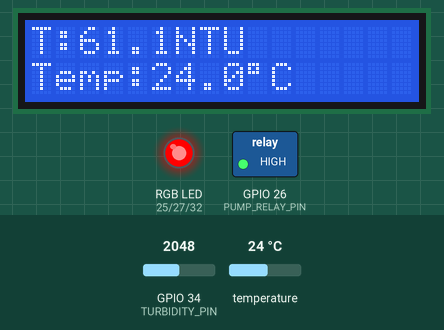
Recording of a sketch running on a simulated ESP32. On the bench: 16×2 character LCD, switched loads named in the sketch (green lamp = pin HIGH), an RGB LED mixed from three pins (HIGH = lit). Inputs (shaded band) come from the test bench; at power-on: GPIO 34 (TURBIDITY_PIN) = 2048, temperature 24 °C. No radio packets arrive unless stated; what the sketch prints to the serial monitor is not drawn.

Above: at 6.4 s.
6.5 s: GPIO 34 (TURBIDITY_PIN) set to 2587
At 11.4 s:
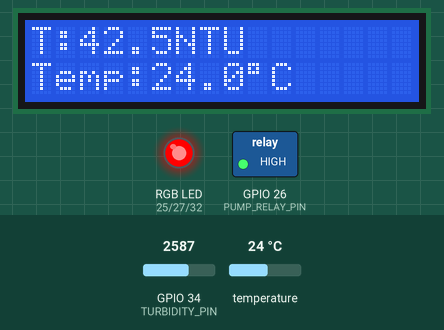
12.3 s: GPIO 34 (TURBIDITY_PIN) set to 2715
At 16.4 s:
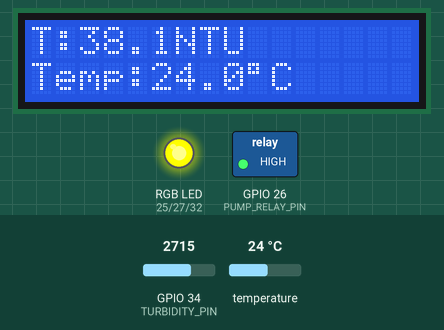
17.3 s: temperature set to 12 °C
At 21.4 s:
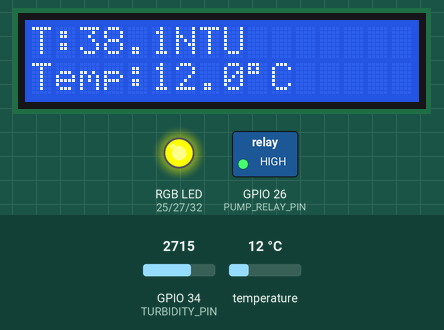
22.3 s: GPIO 34 (TURBIDITY_PIN) set to 3192
At 26.4 s:
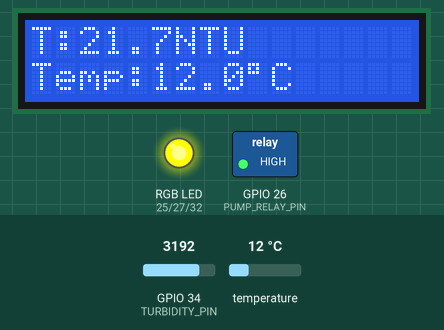
27.3 s: GPIO 34 (TURBIDITY_PIN) set to 3309
At 31.4 s:
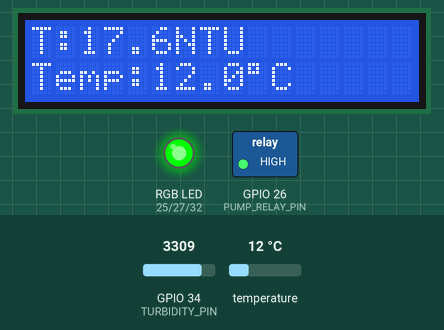
32.3 s: temperature set to 19 °C
At 36.4 s:
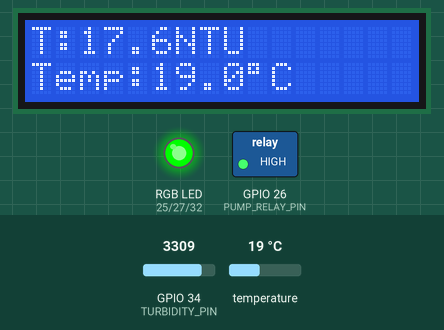
Timing chart, 0 to 37.9 s (numbered marks = the images above; inputs shaded):
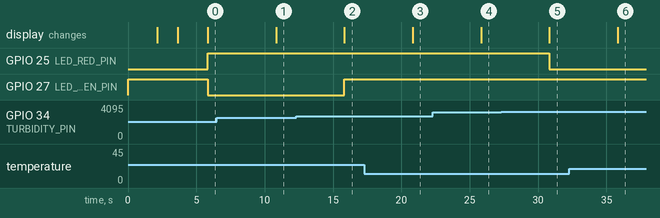

Measured:
- the behaviour switches between 2659 and 2660 on GPIO 34 (TURBIDITY_PIN) (found by bisection; images 1 and 2)
- the behaviour switches between 3239 and 3240 on GPIO 34 (TURBIDITY_PIN) (found by bisection; images 4 and 5)
- after the input at 6.5 s, the display: changes after 4.3 s (image 1)
- after the input at 12.3 s, GPIO 27 (LED_GREEN_PIN): LOW → HIGH after 3.5 s; the display: changes after 3.5 s (image 2)
- after the input at 17.3 s, the display: changes after 3.5 s (image 3)
- after the input at 22.3 s, the display: changes after 3.5 s (image 4)
- after the input at 27.3 s, GPIO 25 (LED_RED_PIN): HIGH → LOW after 3.5 s; the display: changes after 3.5 s (image 5)
- after the input at 32.3 s, the display: changes after 3.5 s (image 6)

The sketch:

esp32_main.ino
```cpp
/*
 *  — ESP32 Main Firmware
 * RAMSoc Hackathon 2026
 *
 * Reads turbidity + temperature, drives LCD, pump relay,
 * RGB status LED, and transmits via LoRa.
 *
 * Libraries needed (Arduino Library Manager):
 *   OneWire by Paul Stoffregen
 *   DallasTemperature by Miles Burton
 *   LiquidCrystal_I2C by John Rickman
 *   LoRa by Sandeep Mistry
 */

#include <Arduino.h>
#include <OneWire.h>
#include <DallasTemperature.h>
#include <Wire.h>
#include <LiquidCrystal_I2C.h>
#include <SPI.h>
#include <LoRa.h>

// ── Pin Definitions ──────────────────────────────────────────────────────────
#define TURBIDITY_PIN     34
#define ONEWIRE_PIN       4
#define PUMP_RELAY_PIN    26
#define LED_RED_PIN       25
#define LED_GREEN_PIN     27
#define LED_BLUE_PIN      32

#define LORA_SS_PIN       5
#define LORA_RST_PIN      14
#define LORA_DIO0_PIN     2

// ── Thresholds ───────────────────────────────────────────────────────────────
// Clean tap water ≈ 3800 ADC; turbid water < 1000 ADC
// 20 NTU threshold ≈ ADC 3820 - (20/0.03448) = ~3240 ADC
#define TURBIDITY_THRESHOLD_NTU  20.0
#define TURBIDITY_SAMPLES        10
#define TEMP_HIGH_ALERT          30.0
#define TEMP_LOW_ALERT           5.0

// ── Timing ───────────────────────────────────────────────────────────────────
#define READ_INTERVAL_MS    5000
#define PUMP_ON_DURATION_MS 30000
#define LORA_TX_INTERVAL_MS 10000

// ── Calibration constants (update after running sensor_test calibration) ─────
const float CAL_ADC_BASELINE = 3820.0;   // ADC at 0 NTU clean water
const float CAL_SLOPE        = 0.03448;  // NTU per ADC unit

// ── Objects ──────────────────────────────────────────────────────────────────
OneWire oneWire(ONEWIRE_PIN);
DallasTemperature tempSensor(&oneWire);
LiquidCrystal_I2C lcd(0x27, 16, 2);  // Change to 0x3F if LCD blank

// ── State ────────────────────────────────────────────────────────────────────
float currentNTU   = 0.0;
float currentTempC = 0.0;
bool  pumpRunning  = false;
unsigned long pumpStartTime  = 0;
unsigned long lastReadTime   = 0;
unsigned long lastLoRaTxTime = 0;
int   packetCount = 0;

// ── Prototypes ────────────────────────────────────────────────────────────────
float readTurbidityNTU();
float readTemperatureC();
void  updateLCD(float ntu, float temp, bool pump);
void  updateLED(float ntu, float temp);
void  controlPump(float ntu);
void  transmitLoRa(float ntu, float temp);

// ─────────────────────────────────────────────────────────────────────────────
void setup() {
  Serial.begin(115200);
  Serial.println("AquaSense Node Starting...");

  pinMode(PUMP_RELAY_PIN, OUTPUT);
  digitalWrite(PUMP_RELAY_PIN, HIGH);  // Active-low: HIGH = pump OFF
  pinMode(LED_RED_PIN,   OUTPUT);
  pinMode(LED_GREEN_PIN, OUTPUT);
  pinMode(LED_BLUE_PIN,  OUTPUT);
  digitalWrite(LED_GREEN_PIN, HIGH);   // Green on boot

  Wire.begin();
  lcd.init();
  lcd.backlight();
  lcd.setCursor(0, 0); lcd.print("AquaSense v1.0");
  lcd.setCursor(0, 1); lcd.print("Initialising...");
  delay(2000);

  tempSensor.begin();
  Serial.print("DS18B20 sensors: ");
  Serial.println(tempSensor.getDeviceCount());

  LoRa.setPins(LORA_SS_PIN, LORA_RST_PIN, LORA_DIO0_PIN);
  if (!LoRa.begin(433E6)) {
    Serial.println("ERROR: LoRa init failed. Check wiring.");
    lcd.clear(); lcd.print("LoRa FAIL");
    while (true) {
      digitalWrite(LED_RED_PIN, HIGH); delay(300);
      digitalWrite(LED_RED_PIN, LOW);  delay(300);
    }
  }
  LoRa.setSpreadingFactor(10);
  LoRa.setSignalBandwidth(125E3);
  LoRa.setCodingRate4(5);
  Serial.println("LoRa OK");

  lcd.clear(); lcd.print("System Ready");
  delay(1500); lcd.clear();
  Serial.println("Setup complete.");
}

// ─────────────────────────────────────────────────────────────────────────────
void loop() {
  unsigned long now = millis();

  if (now - lastReadTime >= READ_INTERVAL_MS) {
    lastReadTime = now;
    currentNTU   = readTurbidityNTU();
    currentTempC = readTemperatureC();
    Serial.print("NTU: "); Serial.print(currentNTU, 1);
    Serial.print("  Temp: "); Serial.print(currentTempC, 2); Serial.println(" C");
    updateLCD(currentNTU, currentTempC, pumpRunning);
    updateLED(currentNTU, currentTempC);
    controlPump(currentNTU);
  }

  if (pumpRunning && (now - pumpStartTime >= PUMP_ON_DURATION_MS)) {
    digitalWrite(PUMP_RELAY_PIN, HIGH);
    pumpRunning = false;
    Serial.println("Pump cycle complete. Pump OFF.");
  }

  if (now - lastLoRaTxTime >= LORA_TX_INTERVAL_MS) {
    lastLoRaTxTime = now;
    transmitLoRa(currentNTU, currentTempC);
  }
}

// ── Turbidity: 20-sample ADC average → NTU ───────────────────────────────────
float readTurbidityNTU() {
  long sum = 0;
  for (int i = 0; i < TURBIDITY_SAMPLES; i++) {
    sum += analogRead(TURBIDITY_PIN);
    delay(5);
  }
  float avg = (float)sum / TURBIDITY_SAMPLES;
  avg = constrain(avg, 0, 4095);
  float ntu = CAL_SLOPE * (CAL_ADC_BASELINE - avg);
  return max(ntu, 0.0f);
}

// ── DS18B20 temperature ────────────────────────────────────────────────────────
float readTemperatureC() {
  tempSensor.requestTemperatures();
  float t = tempSensor.getTempCByIndex(0);
  if (t == DEVICE_DISCONNECTED_C) {
    Serial.println("WARNING: DS18B20 disconnected.");
    return -99.0;
  }
  return t;
}

// ── LCD display ───────────────────────────────────────────────────────────────
void updateLCD(float ntu, float temp, bool pump) {
  lcd.clear();
  lcd.setCursor(0, 0); lcd.print("T:"); lcd.print(ntu, 1); lcd.print("NTU");
  if (pump) { lcd.setCursor(9, 0); lcd.print("PUMP ON"); }
  lcd.setCursor(0, 1); lcd.print("Temp:"); lcd.print(temp, 1);
  lcd.write((uint8_t)223); lcd.print("C");
}

// ── RGB LED: green=OK, yellow=caution, red=alert ──────────────────────────────
void updateLED(float ntu, float temp) {
  bool alert  = (ntu > TURBIDITY_THRESHOLD_NTU * 2) ||
                (temp > TEMP_HIGH_ALERT) ||
                (temp < TEMP_LOW_ALERT && temp > -90);
  bool caution = (ntu > TURBIDITY_THRESHOLD_NTU);

  if (alert) {
    digitalWrite(LED_RED_PIN, HIGH); digitalWrite(LED_GREEN_PIN, LOW);  digitalWrite(LED_BLUE_PIN, LOW);
  } else if (caution) {
    digitalWrite(LED_RED_PIN, HIGH); digitalWrite(LED_GREEN_PIN, HIGH); digitalWrite(LED_BLUE_PIN, LOW);
  } else {
    digitalWrite(LED_RED_PIN, LOW);  digitalWrite(LED_GREEN_PIN, HIGH); digitalWrite(LED_BLUE_PIN, LOW);
  }
}

// ── Pump control ──────────────────────────────────────────────────────────────
void controlPump(float ntu) {
  if (!pumpRunning && ntu > TURBIDITY_THRESHOLD_NTU) {
    Serial.println("Threshold breached. Pump ON.");
    digitalWrite(PUMP_RELAY_PIN, LOW);  // Active-low: LOW = pump ON
    pumpRunning  = true;
    pumpStartTime = millis();
  }
}

// ── LoRa transmit: "NODE_001,<ntu>,<temp>,<pump>,<id>" ──────────────────────
void transmitLoRa(float ntu, float temp) {
  String pkt = "NODE_001," + String(ntu, 1) + "," +
               String(temp, 2) + "," +
               (pumpRunning ? "1" : "0") + "," +
               String(packetCount++);
  LoRa.beginPacket();
  LoRa.print(pkt);
  LoRa.endPacket();
  Serial.print("LoRa TX: "); Serial.println(pkt);
}
```
